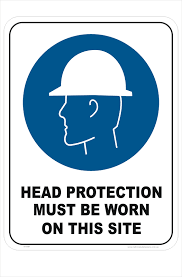
#> input picture experiments/Images/sign.png, 182 x 277 px
$ python -i tess_temp.py   (imports and definitions only)
#> lines starting #> are read from the running program, lines starting #| are printed output that depends on the picture; after the words box and inside, x2 and y2 are one past the last pixel; in counts of white or black regions, pixels touching at a corner belong together
#> further down, picture is the input picture: shape (277, 182, 3); mean B, G, R 212.4, 199.3, 179.7
import cv2
import matplotlib.pyplot as plt
import numpy as np
import pytesseract
# import pyperclip
from PIL import Image

# Path to the Tesseract executable (change this to your Tesseract installation path)
pytesseract.pytesseract.tesseract_cmd = r'C:\Program Files\Tesseract-OCR\tesseract.exe'

# Load the preprocessed image using PIL (Python Imaging Library)
image_path = 'experiments/Images/sign.png'
# img = Image.open(image_path)
# [1 line not run here, left out]

def get_skew_angle(image):
    # image = cv2.imread(image_path, cv2.IMREAD_GRAYSCALE)
    blurred = cv2.GaussianBlur(image, (3, 3), 0)
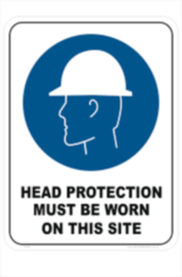
#> blurred: shape (277, 182, 3); mean B, G, R 212.5, 199.3, 179.8
    edges = cv2.Canny(blurred, 50, 150, apertureSize=3)
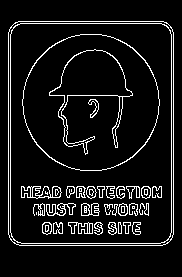
#> edges: shape (277, 182); 8.5% white in thin lines or dots, all inside (x1, y1, x2, y2) = (8, 21, 174, 246)
    # Use Hough Line Transform to detect lines in the image
    lines = cv2.HoughLines(edges, 1, np.pi / 180, threshold=100)
#> lines = [[8, 0], [10, 0], [171, 0], [173, 0], [21, 1.57], [23, 1.57], [243, 1.57], [245, 1.57], [174, 0.0175], [-7, 3.12], [11, 0.0175], [-170, 3.12]]
    # Calculate the skew angle by averaging the angles of detected lines
    angle_sum = 0.0
    for rho, theta in lines[:, 0]:
        angle_sum += np.degrees(theta)
#> this loop made 12 passes
#> (rho, theta, angle_sum) on passes 1 to 12: (8, 0, 0), (10, 0, 0), (171, 0, 0), (173, 0, 0), (21, 1.57, 90), (23, 1.57, 180), (243, 1.57, 270), (245, 1.57, 360), (174, 0.0175, 361), (-7, 3.12, 540), (11, 0.0175, 541), (-170, 3.12, 720)
#> after the loop, angle_sum = 720
    skew_angle = angle_sum / len(lines)
#> skew_angle = 60
    return skew_angle

def correct_skew(image):
    # Get the skew angle
    skew_angle = get_skew_angle(image)
#> skew_angle = 60
    # Load the image
    # image = cv2.imread(image_path)
    # Rotate the image to correct skew
    rotated_image = cv2.warpAffine(image, cv2.getRotationMatrix2D((image.shape[1] / 2, image.shape[0] / 2), skew_angle, 1.0), (image.shape[1], image.shape[0]), flags=cv2.INTER_LINEAR)
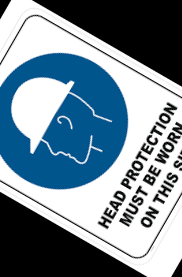
#> rotated_image: shape (277, 182, 3); mean B, G, R 150.2, 137.5, 118.6
    return rotated_image

def remove_noise(image):
  return cv2.fastNlMeansDenoisingColored(image, None, 10, 10, 3, 15)

# Image Preprocessing
# 1 - Normalization
# [1 line that did not run here, left out]
# img = cv2.normalize(img, norm_img, 0, 255, cv2.NORM_MINMAX)

# 2 - Skew Correction - not working right
# img = correct_skew(img)

# 3 - Image Scaling not working right
# 4 - Noise Removal
# img = remove_noise(img)

# 5 - Thinning and Skeletonization - not working right
kernel = np.ones((1,1),np.uint8)
# [20 lines of commented-out code are left out]
# [2 lines not run here, left out]
# cv.imwrite("new.jpg", img)

# image = Image.open("new.jpg")

# # Perform OCR on the image
# [1 line that did not run here, left out]

# Print the extracted text
# [1 line not run here, left out]
# pyperclip.copy(extracted_text)

>>> import cv2
>>> picture = cv2.imread('Images/sign.png')
>>> result = correct_skew(picture)

$ run again, on experiments/Images/text_1.png
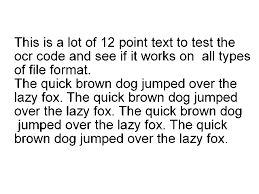
#> input picture experiments/Images/text_1.png, 259 x 194 px
#> picture is the input picture: shape (194, 259, 3); min 0, max 255, mean 233.9
#> in get_skew_angle, `edges = cv2.Canny(blurred, 50, 150, apertureSize=3)`:
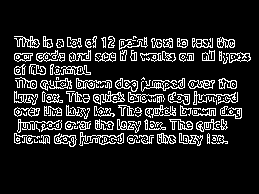
#> edges: shape (194, 259); 13% white in thin lines or dots, all inside (x1, y1, x2, y2) = (14, 36, 251, 147)
#> lines = 17 rows, first 8: [53, 1.57], [60, 1.57], [115, 1.57], [94, 1.57], [108, 1.57], [129, 1.57], [39, 1.57], [135, 1.57]
#> the loop in get_skew_angle, `for rho, theta in lines[:, 0]:` made 17 passes
#> (rho, theta, angle_sum) on passes 1 to 8: (53, 1.57, 90), (60, 1.57, 180), (115, 1.57, 270), (94, 1.57, 360), (108, 1.57, 450), (129, 1.57, 540), (39, 1.57, 630), (135, 1.57, 720)
#> after the loop in get_skew_angle, `for rho, theta in lines[:, 0]:`: angle_sum = 1532
#> in get_skew_angle, `skew_angle = angle_sum / len(lines)`: skew_angle = 90.12
#> in correct_skew, `rotated_image = cv2.warpAffine(image, cv2.getRotationMatrix2D((image.s..`:
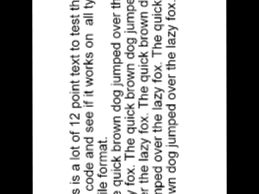
#> rotated_image: shape (194, 259, 3); min 0, max 255, mean 173.1
